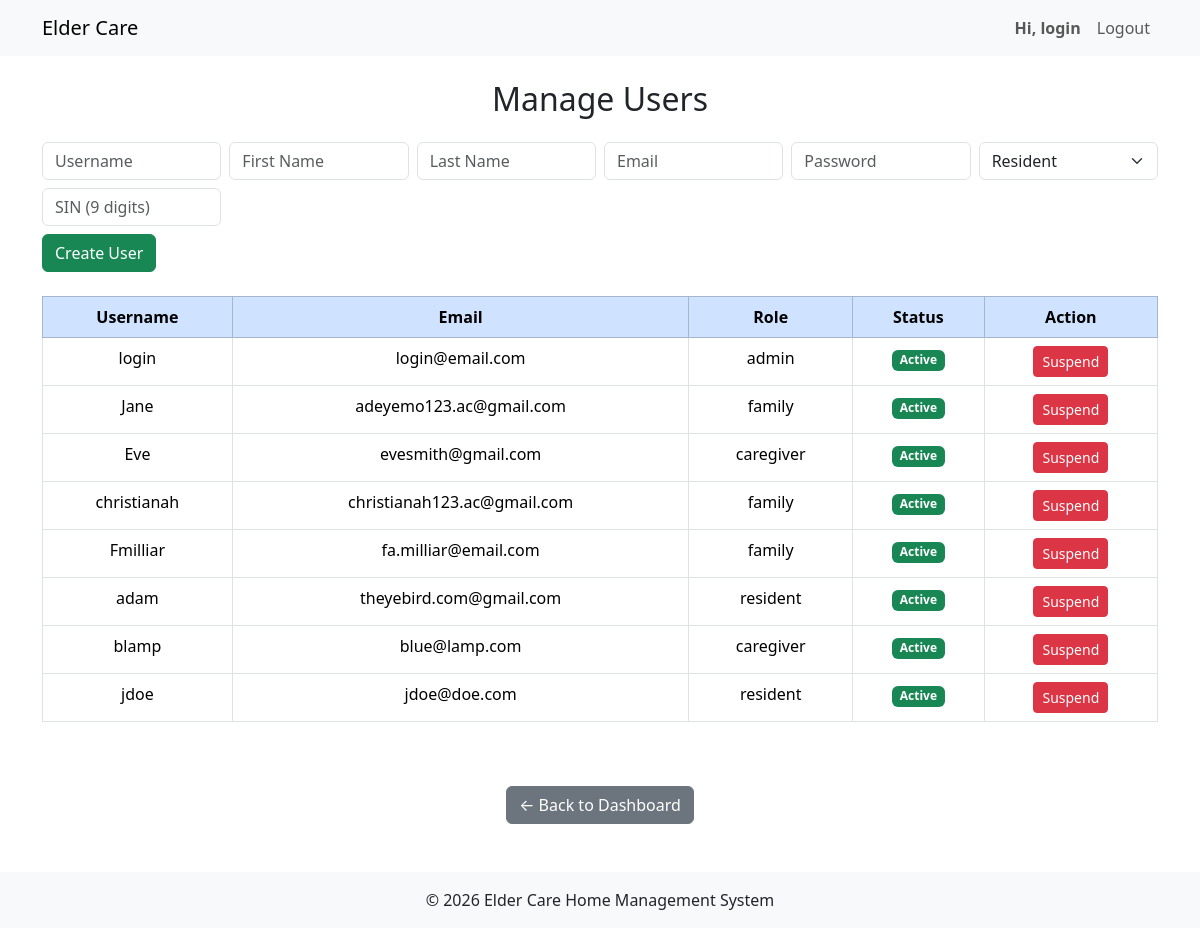
Screenshot of /admin/manage_users.php (signed in) with the database file from the repository.
### tables this page shows
CREATE TABLE `users` (
  `user_id` int(11) NOT NULL,
  `username` varchar(20) NOT NULL,
  `email` text NOT NULL,
  `password_hash` text NOT NULL,
  `role` enum('admin','family','caregiver','resident') NOT NULL DEFAULT 'family',
  `is_verified` tinyint(4) UNSIGNED NOT NULL DEFAULT 0,
  `created_at` timestamp NOT NULL DEFAULT current_timestamp()
);

### admin/manage_users.php (the view, shortened to what this page needs)
<?php
include '../includes/header.php';
$stmt = $conn->query("
    SELECT u.user_id, u.username, u.email, u.role,
           COALESCE(us.status,'active') as status
    FROM users u
    LEFT JOIN user_status us ON u.user_id = us.user_id
");
$users = $stmt->fetchAll();
?>
<div class="container py-4">
    <h2 class="text-center mb-4">Manage Users</h2>
    <form method="POST" class="mb-4 row g-2">
        <div class="col-md-2">
            <input type="text" name="username" class="form-control" placeholder="Username" required>
        </div>
        <div class="col-md-2">
            <input type="text" name="fname" class="form-control" placeholder="First Name" required>
        </div>
        <div class="col-md-2">
            <input type="text" name="lname" class="form-control" placeholder="Last Name" required>
        </div>
        <div class="col-md-2">
            <input type="email" name="email" class="form-control" placeholder="Email" required>
        </div>
        <div class="col-md-2">
            <input type="password" name="password" class="form-control" placeholder="Password" required>
        </div>
        <div class="col-md-2">
            <select name="role" class="form-select" id="roleSelect" required>
                <option value="resident">Resident</option>
            </select>
        </div>
        <div class="col-md-2" id="sinField">
            <input type="text" name="residentSIN" class="form-control"
                   placeholder="SIN (9 digits)" maxlength="9" pattern="[0-9]{9}">
        </div>
        <div class="col-md-12 mt-2">
            <button type="submit" name="create_user" class="btn btn-success">
                Create User
            </button>
        </div>
    </form>
    <table class="table table-bordered text-center">
        <thead class="table-primary">
            <tr>
                <th>Username</th>
                <th>Email</th>
                <th>Role</th>
                <th>Status</th>
                <th>Action</th>
            </tr>
        </thead>
        <tbody>
        <?php foreach ($users as $u): ?>
            <tr class="<?= $u['status']==='suspended'?'table-secondary':'' ?>">
                <td><?= htmlspecialchars($u['username']) ?></td>
                <td><?= htmlspecialchars($u['email']) ?></td>
                <td><?= htmlspecialchars($u['role']) ?></td>
                <td>
                    <span class="badge <?= $u['status']==='active'?'bg-success':'bg-danger' ?>">
                        <?= ucfirst($u['status']) ?>
                    </span>
                </td>
                <td>
                    <form method="POST">
                        <button type="submit" name="toggle_status"
                                class="btn btn-sm <?= $u['status']==='active'?'btn-danger':'btn-success' ?>">
                            <?= $u['status']==='active'?'Suspend':'Unsuspend' ?>
                        </button>
                    </form>
                </td>
            </tr>
        <?php endforeach; ?>
        </tbody>
    </table>
</div>
<div class="text-center mt-4">
    <a href="dashboard.php" class="btn btn-secondary">← Back to Dashboard</a>
</div>
<?php include '../includes/footer.php'; ?>

### rows the page displays
users: username "login", email "login@email.com", role "admin", status "Active"
users: username "Jane", email "adeyemo123.ac@gmail.com", role "family", status "Active"
users: username "Eve", email "evesmith@gmail.com", role "caregiver", status "Active"
users: username "christianah", email "christianah123.ac@gmail.com", role "family", status "Active"
users: username "Fmilliar", email "fa.milliar@email.com", role "family", status "Active"
users: username "adam", email "theyebird.com@gmail.com", role "resident", status "Active"
users: username "blamp", email "blue@lamp.com", role "caregiver", status "Active"
users: username "jdoe", email "jdoe@doe.com", role "resident", status "Active"

### other values shown
$username "login"
